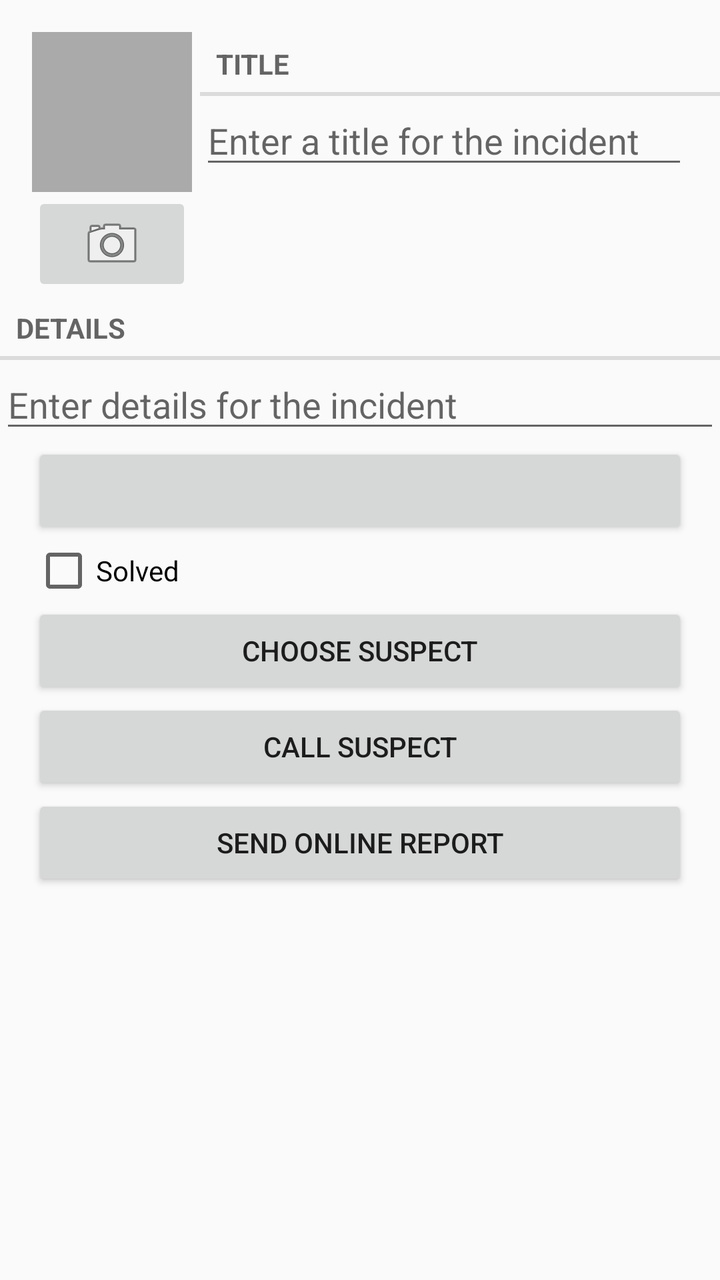
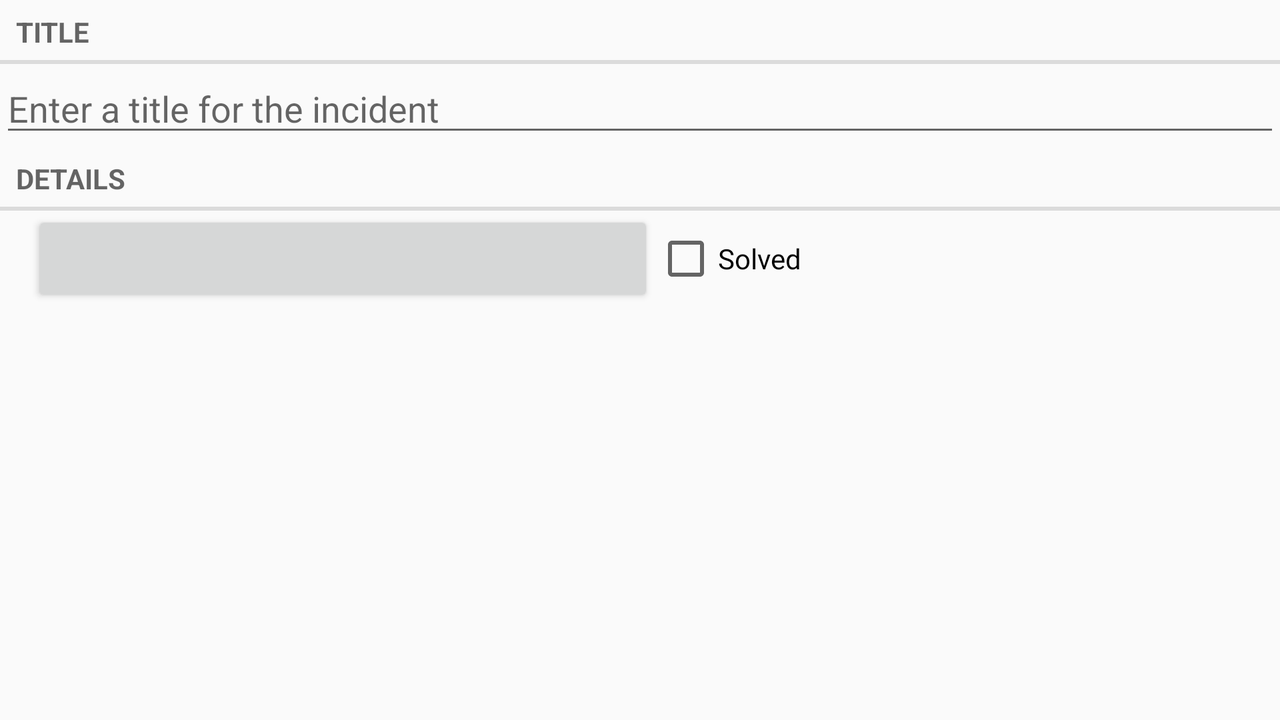

First picture: res/layout/ on a phone held upright. Second picture: the repository's own variant of that layout, on a device whose configuration matches the variant's folder. Source for both follows.
<!-- AndroidManifest.xml: application theme AppTheme -->
<!-- res/layout/fragment_incident.xml -->
<?xml version="1.0" encoding="utf-8"?>
<LinearLayout
    xmlns:android="http://schemas.android.com/apk/res/android"
    android:orientation="vertical"
    android:layout_width="match_parent"
    android:layout_height="match_parent">
    <include layout="@layout/view_camera_and_title"/>
    <TextView
        android:layout_width="match_parent"
        android:layout_height="wrap_content"
        android:text="@string/incident_details_label"
        style="?android:listSeparatorTextViewStyle"/>
    <EditText
        android:id="@+id/incident_details"
        android:layout_width="match_parent"
        android:layout_height="wrap_content"
        android:inputType="text"
        android:hint="@string/incident_details_hint"/>
    <Button
        android:id="@+id/incident_date"
        android:layout_width="match_parent"
        android:layout_height="wrap_content"
        android:layout_marginLeft="16dp"
        android:layout_marginRight="16dp"/>
    <CheckBox
        android:id="@+id/incident_solved"
        android:layout_width="match_parent"
        android:layout_height="wrap_content"
        android:layout_marginLeft="16dp"
        android:layout_marginRight="16dp"
        android:text="@string/incident_solved_label"/>
    <Button
        android:id="@+id/incident_suspect"
        android:layout_width="match_parent"
        android:layout_height="wrap_content"
        android:layout_marginLeft="16dp"
        android:layout_marginRight="16dp"
        android:text="@string/incident_suspect_text"/>
    <Button
        android:id="@+id/incident_call_suspect"
        android:layout_width="match_parent"
        android:layout_height="wrap_content"
        android:layout_marginLeft="16dp"
        android:layout_marginRight="16dp"
        android:text="@string/incident_call_suspect_text"/>
    <Button
        android:id="@+id/incident_report"
        android:layout_width="match_parent"
        android:layout_height="wrap_content"
        android:layout_marginLeft="16dp"
        android:layout_marginRight="16dp"
        android:text="@string/incident_report_text"/>

</LinearLayout>
<!-- res/layout/view_camera_and_title.xml (included above) -->
<?xml version="1.0" encoding="utf-8"?>
<LinearLayout
    xmlns:android="http://schemas.android.com/apk/res/android"
    android:layout_width="match_parent"
    android:layout_height="wrap_content"
    android:baselineAligned="false"
    android:layout_marginLeft="16dp"
    android:layout_marginTop="16dp" >
    <LinearLayout
        android:layout_width="wrap_content"
        android:layout_height="wrap_content"
        android:orientation="vertical"
        android:layout_marginRight="4dp" >
        <ImageView
            android:id="@+id/incident_photo"
            android:layout_width="80dp"
            android:layout_height="80dp"
            android:contentDescription="@string/incident_photo_description"
            android:scaleType="centerInside"
            android:background="@android:color/darker_gray"
            android:cropToPadding="true"/>
        <ImageButton
            android:id="@+id/incident_camera"
            android:layout_width="match_parent"
            android:layout_height="wrap_content"
            android:src="@android:drawable/ic_menu_camera"/>
    </LinearLayout>
    <LinearLayout
        android:layout_width="wrap_content"
        android:layout_height="wrap_content"
        android:orientation="vertical"
        android:layout_weight="1" >
        <TextView
            android:layout_width="match_parent"
            android:layout_height="wrap_content"
            android:text="@string/incident_title_label"
            style="?android:listSeparatorTextViewStyle"/>
        <EditText
            android:id="@+id/incident_title"
            android:layout_width="match_parent"
            android:layout_height="wrap_content"
            android:layout_marginRight="16dp"
            android:hint="@string/incident_title_hint"/>
    </LinearLayout>
</LinearLayout>
<!-- resources referenced by this layout -->
<resources>
  <string name="incident_call_suspect_text">Call suspect</string>
  <string name="incident_details_hint">Enter details for the incident</string>
  <string name="incident_details_label">Details</string>
  <string name="incident_photo_description">Photo of the incident</string>
  <string name="incident_report_text">Send Online Report</string>
  <string name="incident_solved_label">Solved</string>
  <string name="incident_suspect_text">Choose Suspect</string>
  <string name="incident_title_hint">Enter a title for the incident</string>
  <string name="incident_title_label">Title</string>
  <style name="AppTheme" parent="Theme.AppCompat.Light.DarkActionBar">
          
          <item name="colorPrimary">@color/colorPrimary</item>
          <item name="colorPrimaryDark">@color/colorPrimaryDark</item>
          <item name="colorAccent">@color/colorAccent</item>
      </style>
  <color name="colorPrimary">#3F51B5</color>
  <color name="colorPrimaryDark">#303F9F</color>
  <color name="colorAccent">#FF4081</color>
</resources>
<!-- res/layout-land/fragment_incident.xml (the repository's variant of the layout above) -->
<!-- drawn on the phone turned sideways -->
<?xml version="1.0" encoding="utf-8"?>
<LinearLayout
    xmlns:android="http://schemas.android.com/apk/res/android"
    android:orientation="vertical"
    android:layout_width="match_parent"
    android:layout_height="match_parent">
    <TextView
        android:layout_width="match_parent"
        android:layout_height="wrap_content"
        android:text= "@string/incident_title_label"
        style="?android:listSeparatorTextViewStyle"/>
    <EditText
        android:id="@+id/incident_title"
        android:layout_width="match_parent"
        android:layout_height="wrap_content"
        android:inputType="text"
        android:hint="@string/incident_title_hint"/>
    <TextView
        android:layout_width="match_parent"
        android:layout_height="wrap_content"
        android:text="@string/incident_details_label"
        style="?android:listSeparatorTextViewStyle"/>
    <LinearLayout
        android:layout_width="match_parent"
        android:layout_height="wrap_content"
        android:orientation="horizontal"
        android:layout_marginLeft="16dp"
        android:layout_marginRight="16dp">
        <Button
            android:id="@+id/incident_date"
            android:layout_width="wrap_content"
            android:layout_height="wrap_content"
            android:layout_weight="1"
            />
        <CheckBox
            android:id="@+id/incident_solved"
            android:layout_width="wrap_content"
            android:layout_height="wrap_content"
            android:layout_weight="1"
            android:text="@string/incident_solved_label"/>
    </LinearLayout>
</LinearLayout>
<!-- resources referenced by the variant -->
<!-- as the phone turned sideways resolves them -->
<resources>
  <string name="incident_details_label">Details</string>
  <string name="incident_solved_label">Solved</string>
  <string name="incident_title_hint">Enter a title for the incident</string>
  <string name="incident_title_label">Title</string>
  <style name="AppTheme" parent="Theme.AppCompat.Light.DarkActionBar">
          
          <item name="colorPrimary">@color/colorPrimary</item>
          <item name="colorPrimaryDark">@color/colorPrimaryDark</item>
          <item name="colorAccent">@color/colorAccent</item>
      </style>
  <color name="colorPrimary">#3F51B5</color>
  <color name="colorPrimaryDark">#303F9F</color>
  <color name="colorAccent">#FF4081</color>
</resources>
